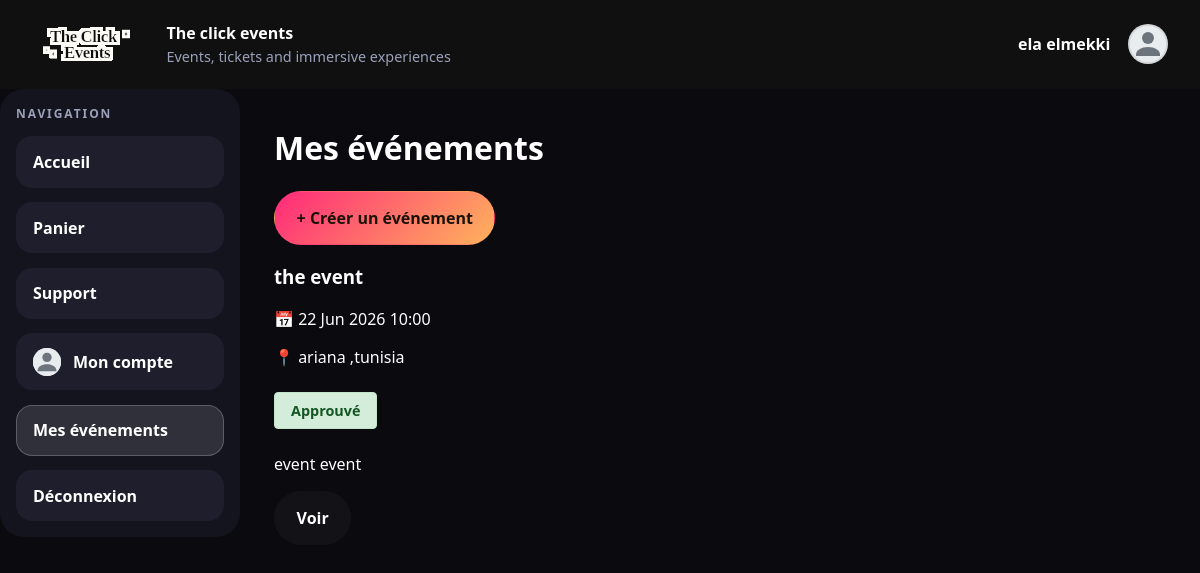
Page /events/artist-events (signed in) on the committed database.
### tables this page shows
CREATE TABLE events (
    id INTEGER PRIMARY KEY AUTOINCREMENT,
    artist_id INTEGER DEFAULT NULL,
    user_artist_id INTEGER DEFAULT NULL,
    title TEXT NOT NULL,
    slug TEXT NOT NULL UNIQUE,
    description TEXT NOT NULL,
    event_date TEXT NOT NULL,
    location TEXT NOT NULL,
    image_path TEXT DEFAULT NULL,
    status TEXT NOT NULL DEFAULT 'draft',
    approval_status TEXT NOT NULL DEFAULT 'pending',
    created_at TEXT DEFAULT CURRENT_TIMESTAMP, category TEXT NOT NULL DEFAULT 'concert',
    FOREIGN KEY (artist_id) REFERENCES artists(id) ON DELETE CASCADE,
    FOREIGN KEY (user_artist_id) REFERENCES users(id) ON DELETE CASCADE
);

### config/bootstrap.php (called while the page is built, shortened)
<?php
spl_autoload_register(static function (string $class): void {
    $prefix = 'App\\';
    $relativeClass = substr($class, strlen($prefix));
    $candidates = [
        APP_PATH . '/' . str_replace('\\', '/', $relativeClass) . '.php',
        CONFIG_PATH . '/' . str_replace('Config\\', '', $relativeClass) . '.php',
    ];
    foreach ($candidates as $file) {
        if (is_file($file)) {
            return;
        }
    }
});
function view(string $template, array $data = []): void
{
    require VIEW_PATH . '/layouts/main.php';
}
function e(?string $value): string
{
    return htmlspecialchars($value ?? '', ENT_QUOTES, 'UTF-8');
}

### app/core/Controller.php (called while the page is built, shortened)
<?php
abstract class Controller
{
    protected function render(string $template, array $data = []): void
    {
        view($template, $data);
    }
}

### app/controllers/EventController.php (called while the page is built, shortened)
<?php
final class EventController extends Controller
{
        public function artistEvents(): void
        {
            $userId = (int) $_SESSION['user']['id'];
            $events = (new Event())->byArtistUser($userId);
            $this->render('event/artist-events', [
                'events' => $events,
            ]);
        }
}

### config/Database.php (called while the page is built, shortened)
<?php
final class Database
{
    private static ?PDO $instance = null;
    public static function connection(): PDO
    {
        $driver = strtolower((string) ($_ENV['DB_DRIVER'] ?? 'sqlite'));
        $sqliteFile = dirname(__DIR__) . '/data/phpjs.sqlite';
        $sqliteDir = dirname($sqliteFile);
        $dsn = 'sqlite:' . $sqliteFile;
        try {
            self::$instance = new PDO($dsn, null, null, [
                PDO::ATTR_ERRMODE => PDO::ERRMODE_EXCEPTION,
                PDO::ATTR_DEFAULT_FETCH_MODE => PDO::FETCH_ASSOC,
            ]);
            self::$instance->exec('PRAGMA foreign_keys = ON');
            self::migrateSqlite(self::$instance);
            $row = self::$instance->query('SELECT COUNT(*) AS count FROM users')->fetch();
        } catch (PDOException $exception) {
            throw new RuntimeException('SQLite connection failed: ' . $exception->getMessage(), 0, $exception);
        }
        return self::$instance;
    }
    private static function migrateSqlite(PDO $pdo): void
    {
        self::ensureColumn($pdo, 'artists', 'user_id', 'INTEGER DEFAULT NULL');
        self::ensureColumn($pdo, 'events', 'category', "TEXT NOT NULL DEFAULT 'concert'");
        self::ensureUniqueIndex($pdo, 'artists', 'user_id');
        self::ensureCartItemsTable($pdo);
    }
    private static function ensureCartItemsTable(PDO $pdo): void
    {
        $columns = $pdo->query('PRAGMA table_info(cart_items)')->fetchAll();
        if ($columns !== false && count($columns) > 0) {
            return;
        }
    }
    private static function ensureColumn(PDO $pdo, string $table, string $column, string $definition): void
    {
        $columns = $pdo->query('PRAGMA table_info(' . $table . ')')->fetchAll();
        foreach ($columns as $existingColumn) {
            if (($existingColumn['name'] ?? null) === $column) {
                return;
            }
        }
    }
    private static function ensureUniqueIndex(PDO $pdo, string $table, string $column): void
    {
        $indexName = $table . '_' . $column . '_unique_idx';
        $indexes = $pdo->query('PRAGMA index_list(' . $table . ')')->fetchAll();
        foreach ($indexes as $index) {
            if (($index['name'] ?? null) === $indexName) {
                return;
            }
        }
    }
}

### app/models/BaseModel.php (called while the page is built, shortened)
<?php
abstract class BaseModel
{
    protected PDO $db;
    public function __construct()
    {
        $this->db = Database::connection();
    }
    protected function fetchAll(string $sql, array $params = []): array
    {
        $statement = $this->db->prepare($sql);
        $statement->execute($params);
        return $statement->fetchAll();
    }
}

### app/models/Event.php (called while the page is built, shortened)
<?php
final class Event extends BaseModel
{
    public function byArtistUser(int $userId): array
    {
        return $this->fetchAll(
            'SELECT * FROM events WHERE user_artist_id = :user_id ORDER BY created_at DESC',
            [':user_id' => $userId]
        );
    }
}

### app/views/event/artist-events.php (the view, shortened to what this page needs)
<div class="page-header">
    <h1>Mes événements</h1>
    <a href="/events/create" class="button button-primary">+ Créer un événement</a>
</div>
<?php if (empty($events)): ?>
    <p>Aucun événement soumis. <a href="/events/artist/create">Créer votre premier événement</a></p>
<?php else: ?>
    <div class="events-grid">
        <?php foreach ($events as $event): ?>
            <?php
                $statusClass = 'status-' . ($event['approval_status'] ?? 'pending');
                $statusLabel = match($event['approval_status'] ?? 'pending') {
                    'approved' => 'Approuvé',
                    'rejected' => 'Rejeté',
                    'pending' => 'En attente',
                    default => 'Inconnu'
                };
            ?>
            <div class="event-card">
                <div class="event-info">
                    <h3><?= e($event['title']) ?></h3>
                    <p class="event-date">📅 <?= date('d M Y H:i', strtotime($event['event_date'])) ?></p>
                    <p class="event-location">📍 <?= e($event['location']) ?></p>
                    <div class="status-badge <?= $statusClass ?>">
                        <?= $statusLabel ?>
                    </div>
                    <?php
                        $desc = $event['description'] ?? '';
                        $short = strlen($desc) > 100 ? substr($desc, 0, 100) . '...' : $desc;
                    ?>
                    <p class="event-description"><?= e($short) ?></p>
                    <div class="event-actions">
                        <a href="/events/<?= (int) $event['id'] ?>" class="button button-secondary">Voir</a>
                    </div>
                </div>
            </div>
        <?php endforeach; ?>
    </div>
<?php endif; ?>

### public/css/style.css (style rules this page uses)
:root { --bg: #0a0a0f; --panel: #14141f; --panel-2: #1e1e2d; --text: #ffffff; --muted: #9aa0b8; --accent: #ff2a7a; --accent-2: #00f0ff; --border: transparent; }
* { box-sizing: border-box; }
body { margin: 0; font-family: "Segoe UI", "Helvetica Neue", Arial, sans-serif; background: var(--bg); color: var(--text); }
a { color: inherit; text-decoration: none; }
.button { display: inline-flex; align-items: center; justify-content: center; padding: 0.95rem 1.35rem; border-radius: 999px; border: 1px solid transparent; font-weight: 700; }
.button-primary { background: linear-gradient(135deg, var(--accent), #ffb25c); color: #1a1206; }
.button-secondary { border-color: var(--border); background: rgba(255, 255, 255, 0.03); }

### app/views/event/artist-events.php (style rules this page uses)
.status-badge { display: inline-block; padding: 0.5rem 1rem; border-radius: 4px; font-size: 0.9rem; font-weight: bold; margin: 0.5rem 0; }
.status-approved { background-color: #d4edda; color: #155724; border: 1px solid #c3e6cb; }

### rows in the picture
events: title "the event", event_date "22 Jun 2026 10:00", location "ariana ,tunisia", approval_status "Approuvé", description "event event"

### other values in the picture
$_SESSION['user']['full_name'] "ela elmekki"
